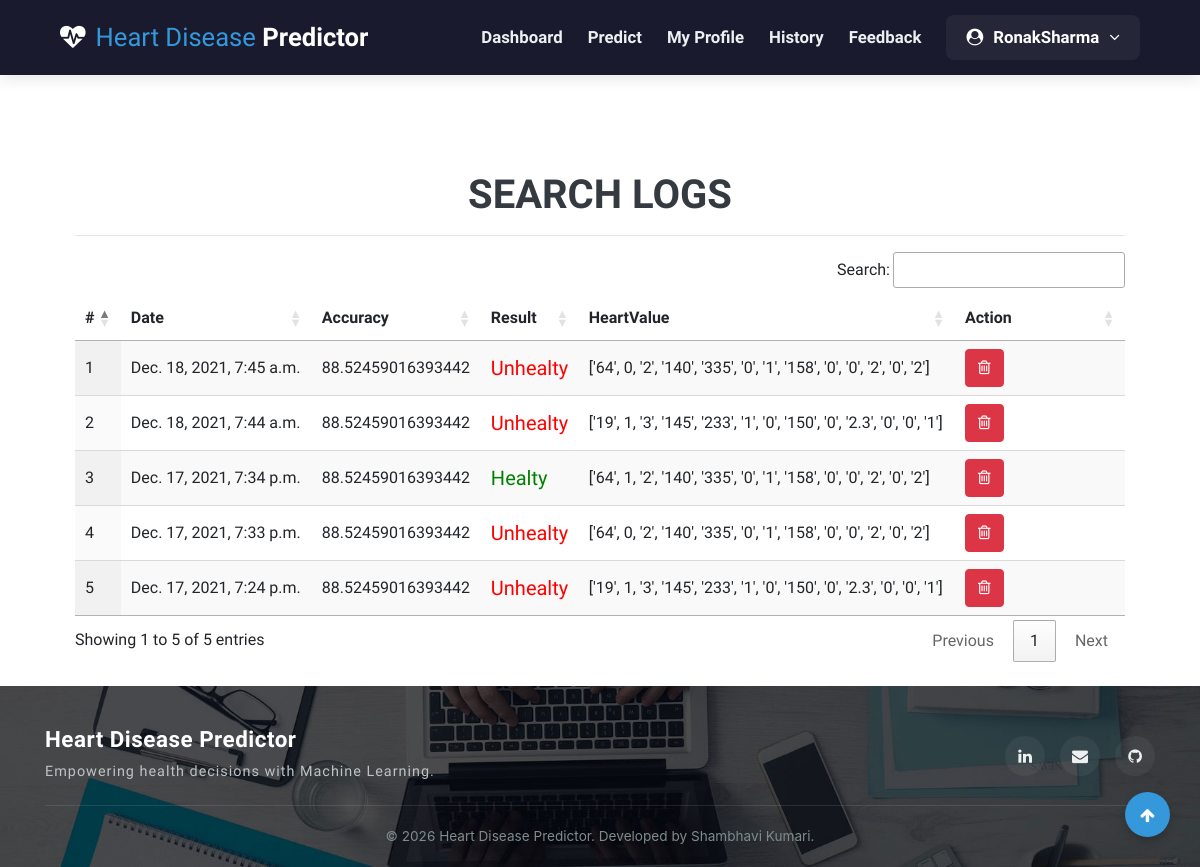
Page /view_search_pat (signed in) on the committed database.
### health/models.py (models this page shows, shortened)
class Search_Data(models.Model):
    patient = models.ForeignKey(Patient, on_delete=models.CASCADE, null=True)
    prediction_accuracy = models.CharField(max_length=100,null=True,blank=True)
    result = models.CharField(max_length=100,null=True,blank=True)
    values_list = models.CharField(max_length=100,null=True,blank=True)
    created = models.DateTimeField(auto_now=True,null=True)

### health/views.py (the view)
# urls.py: path('view_search_pat', view_search_pat,name="view_search_pat"),
@login_required(login_url="login")
def view_search_pat(request):
    doc = None
    try:
        doc = Doctor.objects.get(user=request.user)
        data = Search_Data.objects.filter(patient__address__icontains=doc.address).order_by('-id')
    except:
        try:
            doc = Patient.objects.get(user=request.user)
            data = Search_Data.objects.filter(patient=doc).order_by('-id')
        except:
            data = Search_Data.objects.all().order_by('-id')
    return render(request,'view_search_pat.html',{'data':data})

### health/templates/view_search_pat.html
{% extends 'index.html' %}
{% load static %}
{% block body %}
<div class="container-fluid" style="width:90%;margin-top:8%">
                    <div class="container-fluid">
                        <h1 align="center" class="w3ls-title text-uppercase text-dark font-weight-bold">Search Logs</h1>
                         </div><hr>
                                <table id="example" class="display" style="width:100%">
                                  <thead>
                                    <tr>
                                      <th>#</th>
                                      {% if request.user.patient_set.all.0 %}
                                      <th>Date</th>
                                      {% else %}
                                      <th>Patient Name</th>
                                      {% endif %}
                                      <th>Accuracy</th>
                                      <th>Result</th>
                                      <th>HeartValue</th>
                                      <th>Action</th>
                                  </tr>
                              </thead>
                              <tbody>
                              {% for i in data %}
                                <tr>
                                  <td>{{forloop.counter}}</td>
                                  {% if request.user.patient_set.all.0 %}
                                    <td>{{i.created}}</td>
                                  {% else %}
                                  <td>{{i.patient.user.first_name}} {{i.patient.user.last_name}}</td>
                                  {% endif %}
                                    <td>{{i.prediction_accuracy}}</td>
                                    <td>{% if i.result == "0" %}
                                      <h5 style="color:green">Healty</h5>
                                      {% else %}
                                      <h5 style="color:red">Unhealty</h5>
                                  {% endif %}
                                  </td>
                                  <td>{{i.values_list}}</td>
                                  <td style="width:150px">
                                      <a href="/delete_searched/{{i.id}}" ><button class="btn btn-danger" onclick="return confirm('Are you sure?')"><i class="fa fa-trash-o"></i></button></a></td>
                              </tr>
                              {% endfor %}
                          </tbody>
                      </table>
                  </div>
{% endblock %}

### health/templates/index.html (shortened to what this page needs)
<!DOCTYPE html>
{% load static %}
<html lang="zxx">
<head>
	<link rel="stylesheet" href="{% static 'css/bootstrap.css' %}">
	<link href="{% static 'css/css_slider.css' %}" type="text/css" rel="stylesheet" media="all">
	<link rel="stylesheet" href="{% static 'css/style.css' %}" type="text/css" media="all" />
	<link href="{% static 'css/font-awesome.min.css' %}" rel="stylesheet">
<link rel='stylesheet' type='text/css' href="https://cdn.datatables.net/1.10.21/css/jquery.dataTables.min.css">
<link rel='stylesheet' type='text/css' href="https://cdn.datatables.net/buttons/1.6.2/css/buttons.dataTables.min.css">
</head>
<body>
	<div id="home" style="margin-bottom: 2%">
	<header class="modern-header">
		<div class="container-fluid">
			<div class="header-logo">
				<a href="{% url 'home' %}">
					<span class="fa fa-heartbeat"></span>
					<span><span class="logo-sp">Heart Disease</span> Predictor</span>
				</a>
			</div>
			<div class="header-menu">
				<ul class="modern-nav">
					{% if request.user.is_staff %}
						<li><a href="{% url 'admin_home' %}">Dashboard</a></li>
						<li class="user-dropdown">
							<a href="#" class="user-dropdown-btn">Doctors <i class="fa fa-angle-down"></i></a>
							<div class="dropdown-content">
								<a href="/add_doctor">Add Doctor</a>
								<a href="/view_doctor">View Doctors</a>
							</div>
						</li>
						<li><a href="/view_patient">Patients</a></li>
						<li><a href="/view_search_pat">History</a></li>
						<li><a href="/view_feedback">Feedback</a></li>
						<li class="user-dropdown">
							<a href="#" class="user-dropdown-btn"><i class="fa fa-user-circle"></i> {{request.user.username}} <i class="fa fa-angle-down"></i></a>
							<div class="dropdown-content">
								<a href="{% url 'change_password' %}">Change Password</a>
								<a href="{% url 'logout' %}">Logout</a>
							</div>
						</li>
					{% elif request.user.patient_set.all.0 %}
						<li><a href="{% url 'patient_home' %}">Dashboard</a></li>
						<li><a href="/add_heartdetail">Predict</a></li>
						<li><a href="/profile_doctor">My Profile</a></li>
						<li><a href="/view_search_pat">History</a></li>
						<li><a href="/sent_feedback">Feedback</a></li>
						<li class="user-dropdown">
							<a href="#" class="user-dropdown-btn"><i class="fa fa-user-circle"></i> {{request.user.username}} <i class="fa fa-angle-down"></i></a>
						</li>
					{% endif %}
				</ul>
			</div>
		</div>
	</header>
		{% block body %}
		{% endblock %}
	</div>
	<footer class="modern-footer">
		<div class="container">
			<div class="footer-content">
				<div class="footer-brand">
					<h4>Heart Disease Predictor</h4>
					<p>Empowering health decisions with Machine Learning.</p>
				</div>
				<ul class="footer-socials">
					<li><a href="https://linkedin.com/in/shambhavi-kumari-app" target="_blank" title="LinkedIn"><span class="fa fa-linkedin"></span></a></li>
					<li><a href="mailto:shambhavikumari088@gmail.com" title="Email"><span class="fa fa-envelope"></span></a></li>
					<li><a href="https://github.com/shambhavikumari088-source" target="_blank" title="GitHub"><span class="fa fa-github"></span></a></li>
				</ul>
			</div>
			<div class="footer-bottom">
				&copy; 2026 Heart Disease Predictor. Developed by Shambhavi Kumari.
			</div>
		</div>
	</footer>
	<a href="#home" class="move-top-btn"><span class="fa fa-arrow-up"></span></a>
</body>
</html>

### health/static/css/style.css (style rules this page uses)
body { padding: 0; margin: 0; background: #FFF; font-family: 'Quicksand', sans-serif; }
body a, body button { transition: 0.5s all; -webkit-transition: 0.5s all; -moz-transition: 0.5s all; -o-transition: 0.5s all; -ms-transition: 0.5s all; text-decoration: none; }
html { scroll-behavior: smooth; }
h1, h2, h3, h4, h5, h6 { margin: 0; padding: 0; font-family: 'Mukta', sans-serif; }
p { margin: 0; padding: 0; font-size: 15px; letter-spacing: 1px; line-height: 1.9; color: #999; font-family: 'Quicksand', sans-serif; }
ul, ol { margin: 0; padding: 0; }
#home { position: relative; }
span.logo-sp { font-weight: 100; }
li>a:only-child:after { content: ''; }
footer { background: url(../images/bg3.jpg) no-repeat center; background-size: cover; -webkit-background-size: cover; -moz-background-size: cover; -o-background-size: cover; -ms-background-size: cover; }

### health/templates/index.html (style rules this page uses)
.modern-header { background-color: #1a1a2e; box-shadow: 0 4px 15px rgba(0,0,0,0.1); position: sticky; top: 0; z-index: 1000; padding: 15px 0; }
.modern-header .container-fluid { display: flex; justify-content: space-between; align-items: center; padding: 0 5%; }
.header-logo a { font-size: 1.6rem; font-weight: 800; color: #fff; text-decoration: none; display: flex; align-items: center; gap: 10px; }
.header-logo .logo-sp { color: #3498db; }
.modern-nav { display: flex; align-items: center; gap: 25px; list-style: none; margin: 0; padding: 0; }
.modern-nav li a { color: #ecf0f1; font-weight: 600; font-size: 1.05rem; text-decoration: none; transition: color 0.3s; }
.user-dropdown { position: relative; display: inline-block; }
.user-dropdown-btn { background: rgba(255,255,255,0.05); color: #fff !important; padding: 10px 20px; border-radius: 8px; display: flex; align-items: center; gap: 10px; text-decoration: none; font-weight: 600; transition: background 0.3s; }
.modern-footer { background-color: #1a1a2e; color: #ecf0f1; padding: 40px 0 20px; font-family: 'Inter', sans-serif; margin-top: auto; }
.footer-content { display: flex; flex-wrap: wrap; justify-content: space-between; align-items: center; gap: 20px; padding-bottom: 20px; border-bottom: 1px solid rgba(255,255,255,0.1); }
.footer-brand h4 { color: #fff; font-weight: 700; margin: 0; font-size: 1.4rem; letter-spacing: 0.5px; }
.footer-brand p { color: #bdc3c7; font-size: 0.9rem; margin: 5px 0 0; }
.footer-socials { display: flex; gap: 15px; list-style: none; margin: 0; padding: 0; }
.footer-socials li a { display: flex; align-items: center; justify-content: center; width: 40px; height: 40px; background: rgba(255,255,255,0.05); color: #ecf0f1; border-radius: 50%; text-decoration: none; transition: all 0.3s ease; }
.footer-bottom { text-align: center; padding-top: 20px; color: #7f8c8d; font-size: 0.85rem; }
.move-top-btn { position: fixed; bottom: 30px; right: 30px; background: #3498db; color: #fff; width: 45px; height: 45px; border-radius: 50%; display: flex; align-items: center; justify-content: center; text-decoration: none; box-shadow: 0 4px 10px rgba(0,0,0,0.2); transition: all 0.3s ease; z-index: 99; }

### rows in the picture
Search_Data: created "Dec. 18, 2021, 7:45 a.m.", prediction_accuracy "88.52459016393442", result "Unhealty", values_list "['64', 0, '2', '140', '335', '0', '1', '158', '0', '0', '2', '0', '2']"
Search_Data: created "Dec. 18, 2021, 7:44 a.m.", prediction_accuracy "88.52459016393442", result "Unhealty", values_list "['19', 1, '3', '145', '233', '1', '0', '150', '0', '2.3', '0', '0', '1']"
Search_Data: created "Dec. 17, 2021, 7:34 p.m.", prediction_accuracy "88.52459016393442", result "Healty", values_list "['64', 1, '2', '140', '335', '0', '1', '158', '0', '0', '2', '0', '2']"
Search_Data: created "Dec. 17, 2021, 7:33 p.m.", prediction_accuracy "88.52459016393442", result "Unhealty", values_list "['64', 0, '2', '140', '335', '0', '1', '158', '0', '0', '2', '0', '2']"
Search_Data: created "Dec. 17, 2021, 7:24 p.m.", prediction_accuracy "88.52459016393442", result "Unhealty", values_list "['19', 1, '3', '145', '233', '1', '0', '150', '0', '2.3', '0', '0', '1']"

### other values in the picture
{{ request.user.username }} "RonakSharma"
